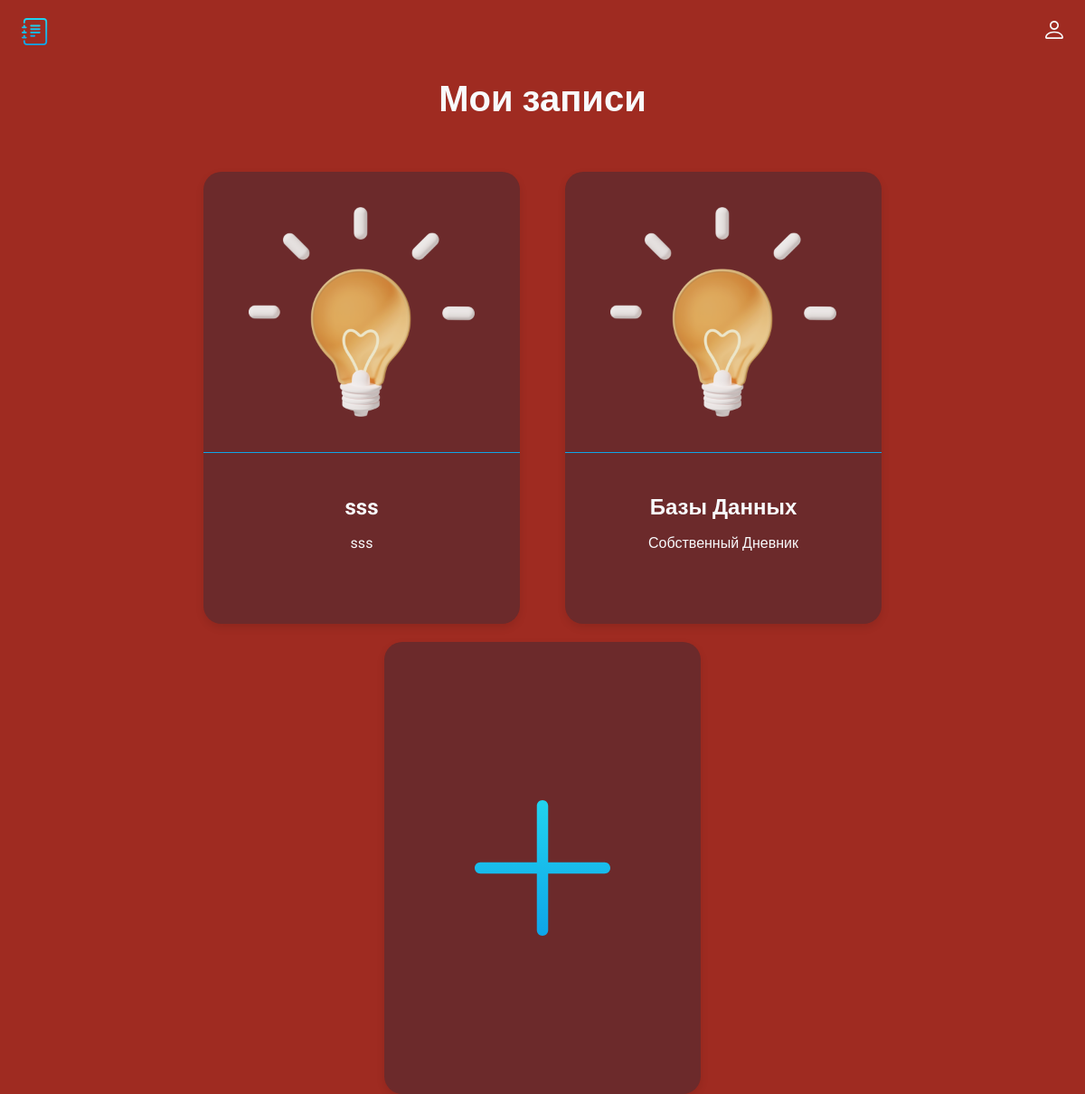
/index, run on the app's committed database.
### main.py (models this page shows, shortened)
class Card(db.Model):
    id = db.Column(db.Integer, primary_key=True)
    title = db.Column(db.String(100), nullable=False)
    subtitle = db.Column(db.String(300), nullable=False)
    text = db.Column(db.Text, nullable=False)

### main.py (the view)
@app.route('/index')
def index():
    cards = Card.query.order_by(Card.id).all()
    return render_template('index.html', cards=cards)

### templates/index.html (shortened to what this page needs)
<!doctype html>
<html lang="ru">
<head>
  <link rel="stylesheet" href="../static/css/style.css">
</head>
<body>
  <header class="header">
    <img src="../static/img/logo.svg" alt="logo" width="30" height="30">
    <ul class="main-list">
        <li class="list__item">
            <img src="../static/img/login.svg" alt="login" width="20" height="20">
        </li>
    </ul>
  </header>
  <main>
    {% block content %}
    <h1 class="main__title">Мои записи</h1>
    <ul class="cards-list">
      {% for el in cards%}
      <li class="card">
        <a class="card__link" href="/card/{{el.id}}">
          <img class="card__img" src="../static/img/post_icon.png" width="250" height="250" alt="post_icon">
          <div class="card__text">
            <h2 class="card__title">{{el.title}}</h2>
            <p class="card__subtitle">{{el.subtitle}}</p>
          </div>
        </a>
      </li>
      {% endfor %}
      <li class="card card--creat">
          <a class="creat__link" href="{{url_for('create')}}"></a>
      </li>
    </ul>
    {% endblock %}
  </main>
</body>
</html>

### static/css/style.css (style rules this page uses)
body { margin: 0; padding: 0; font-family: 'Roboto', sans-serif; font-size: 16px; line-height: 20px; background-color: #9F2B21; color: #F8FAFC; }
h1, h2, p { margin: 0; }
img { object-fit: contain; }
a { text-decoration: none; color: inherit; transition: 0.2s; }
ul { list-style: none; margin: 0; padding: 0; }
.header { display: flex; justify-content: space-between; align-items: center; padding: 20px 2%; margin-bottom: 30px; }
.main-list { display: flex; align-items: center; gap: 20px; }
.main__title { font-size: 40px; text-align: center; margin-bottom: 70px; }
.cards-list { display: flex; padding: 0 5%; flex-wrap: wrap; flex-direction: row; gap: 20px; column-gap: 50px; justify-content: center; }
.card { width: 350px; height: 500px; transition: 0.2s; background: rgba(30, 41, 59, 0.4); border-radius: 20px; box-shadow: 0px 4px 10px rgba(0, 0, 0, 0.1); }
.card__link { display: flex; flex-direction: column; align-items: center; width: inherit; height: inherit; }
.card__text { border-top: 1px solid rgba(14, 165, 233, 1); width: inherit; display: flex; padding: 50px 0 20px; flex-direction: column; gap: 20px; align-items: center; }
.card__title { padding: 0 20px; text-align: center; }
.card__subtitle { padding: 0 20px; text-align: center; }
.card__img { padding: 30px; }
.creat__link { display: block; width: inherit; height: inherit; background: url(../img/plus.svg) no-repeat; background-size: 200px 200px; background-position: center; }

### data on the page
Card: title "sss", subtitle "sss"
Card: title "Базы Данных", subtitle "Собственный Дневник"
